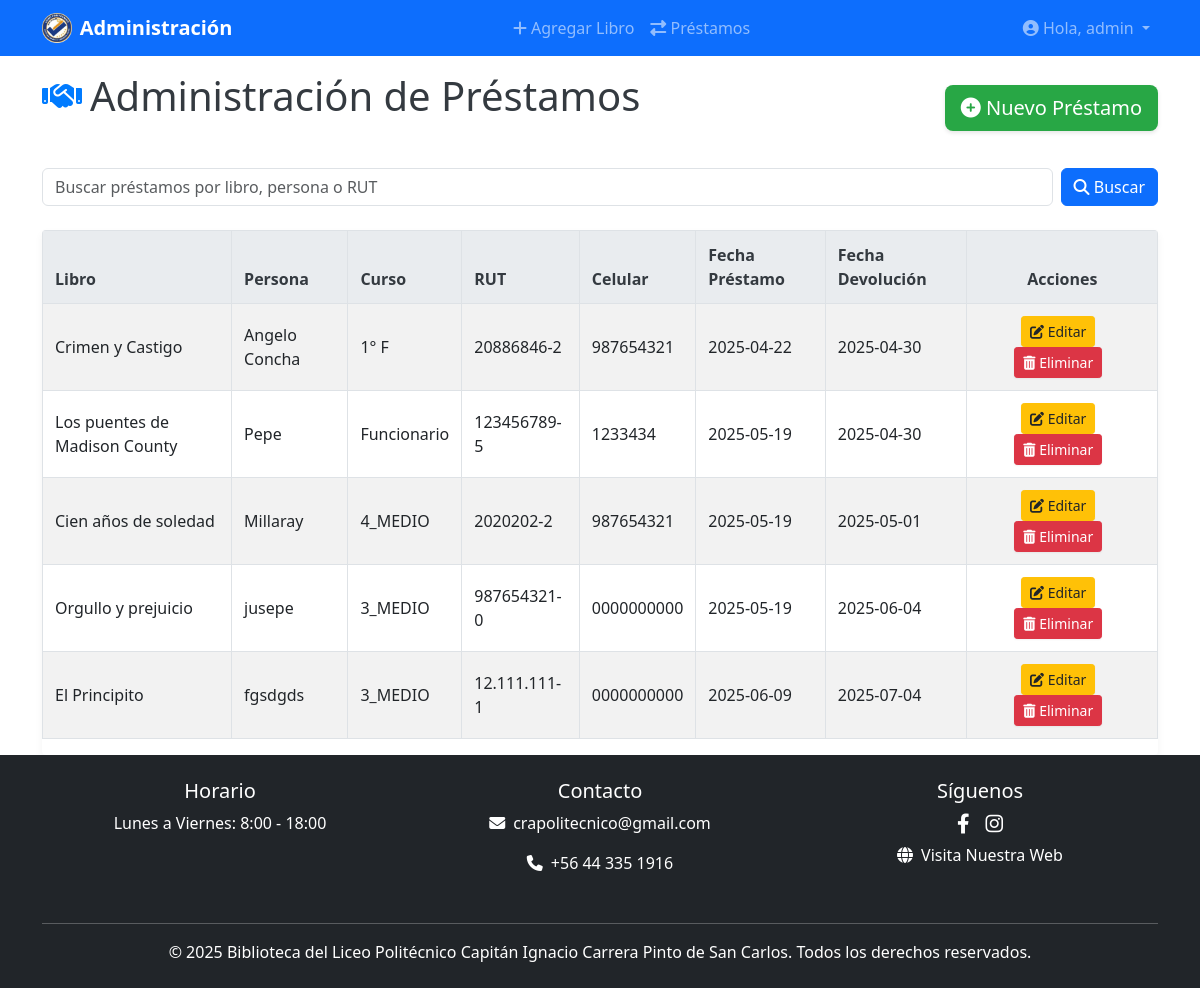
Page /prestamos/ (signed in) on the committed database.
### prestamos/models.py (models this page shows, shortened)
class Prestamo(models.Model):
    CURSO_CHOICES = [
        ('1A', '1° A'),
        ('1B', '1° B'),
        ('1C', '1° C'),
        ('1D', '1° D'),
        ('1E', '1° E'),
        ('1F', '1° F'),
        ('1G', '1° G'),
        ('2A', '2° A'),
        ('2B', '2° B'),
        ('2C', '2° C'),
        ('2D', '2° D'),
        ('2E', '2° E'),
        ('2F', '2° F'),
        ('2G', '2° G'),
        ('3HC', '3° H.C.'),
        ('4HC', '4° H.C.'),
        ('3CM', '3° Construcciones Metálicas'),
        ('4CM', '4° Construcciones Metálicas'),
        ('3MI', '3° Mecánica Industrial'),
        ('4MI', '4° Mecánica Industrial'),
        ('3EL', '3° Electricidad'),
        ('4EL', '4° Electricidad'),
        ('3ELE', '3° Electrónica'),
        ('4ELE', '4° Electrónica'),
        ('3ENF', '3° Enfermería'),
        ('4ENF', '4° Enfermería'),
        ('3GAS', '3° Gastronomía'),
        ('4GAS', '4° Gastronomía'),
        ('3EDI', '3° Edificación'),
        ('4EDI', '4° Edificación'),
        ('TALLER_1', 'Taller Laboral 1'),
        ('TALLER_2', 'Taller Laboral 2'),
        ('FUNCIONARIO', 'Funcionario'),
    ]
    libro = models.ForeignKey(Libro, on_delete=models.CASCADE)
    nombre_persona = models.CharField(max_length=200)
    curso = models.CharField(
        max_length=50,
        choices=CURSO_CHOICES,
        default='OTROS', # Puedes mantener 'OTROS' como valor por defecto o cambiarlo
    )
    rut = models.CharField(max_length=12)
    celular = models.CharField(max_length=15)
    fecha_prestamo = models.DateField(auto_now_add=True)
    fecha_devolucion = models.DateField(null=True, blank=True)

### libros/models.py (models this page shows, shortened)
class Libro(models.Model):
    nombre = models.CharField(max_length=200)
    autor = models.CharField(max_length=200)
    genero = models.CharField(max_length=50)
    stock = models.IntegerField(default=1)
    portada_url = models.URLField(
        max_length=500,  # Un tamaño generoso para la URL
        null=True,
        blank=True,
        verbose_name='URL de la Portada del libro'
    )
    fecha_creacion = models.DateTimeField(auto_now_add=True)
    def __str__(self):
        return self.nombre

### prestamos/views.py (the view)
# urls.py: path('', views.lista_prestamos, name='lista_prestamos'),
@login_required
def lista_prestamos(request):
    query = request.GET.get('q')
    prestamos = Prestamo.objects.all()
    if query:
        prestamos = prestamos.filter(
            Q(libro__nombre__icontains=query) |
            Q(nombre_persona__icontains=query) |
            Q(rut__icontains=query)
        ).distinct()
    form = PrestamoForm()
    context = {
        'prestamos': prestamos,
        'query': query,
        'form': form,
    }
    return render(request, 'prestamos/lista_prestamos.html', context)

### prestamos/forms.py (shortened to what this page needs)
class PrestamoForm(forms.ModelForm):
    class Meta:
        model = Prestamo
        fields = ['libro', 'nombre_persona', 'curso', 'rut', 'celular', 'fecha_devolucion']
        widgets = {
            'fecha_devolucion': forms.DateInput(attrs={'type': 'date', 'placeholder': 'AAAA-MM-DD'}),
            'nombre_persona': forms.TextInput(attrs={'placeholder': 'Ej: Juan Pérez'}),
            'rut': forms.TextInput(attrs={'placeholder': 'Ej: 12345678-9'}),
            'celular': forms.TextInput(attrs={'placeholder': 'Ej: 912345678'}), # O el formato que esperes
        }
    def __init__(self, *args, **kwargs):
        super().__init__(*args, **kwargs)
        self.fields['libro'].queryset = Libro.objects.filter(stock__gt=0)
        self.fields['libro'].label = 'Libro a prestar'
        self.fields['nombre_persona'].label = 'Nombre del solicitante'
        self.fields['curso'].label = 'Curso'
        self.fields['rut'].label = 'RUT'
        self.fields['celular'].label = 'Celular'
        self.fields['fecha_devolucion'].label = 'Fecha de devolución (opcional)'

### prestamos/templates/prestamos/lista_prestamos.html (shortened to what this page needs)
{% extends 'libros/base.html' %}
{% load static %}
{% block head %}
    <link rel="stylesheet" href="{% static 'libros/css/styles.css' %}">
{% endblock %}
{% block content %}
    <nav class="navbar navbar-expand-lg navbar-dark bg-primary fixed-top">
        <div class="container">
            <a class="navbar-brand fw-bold d-flex align-items-center" href="#">
                <img src="{% static 'libros/img/logo.png' %}"
                     alt="Logo Institución"
                     height="30"
                     class="me-2">
                Administración
            </a>
            <div class="collapse navbar-collapse" id="navbarNavAdmin">
                <ul class="navbar-nav mx-auto">
                    <li class="nav-item">
                        <a class="nav-link" href="{% url 'crear_libro' %}">
                            <i class="fas fa-plus"></i> Agregar Libro
                        </a>
                    </li>
                    <li class="nav-item">
                        <a class="nav-link" href="{% url 'prestamos:lista_prestamos' %}">
                            <i class="fas fa-exchange-alt"></i> Préstamos
                        </a>
                    </li>
                </ul>
                <ul class="navbar-nav">
                    <li class="nav-item dropdown">
                        <a class="nav-link dropdown-toggle" href="#" id="navbarDropdownMenuLink" role="button" data-bs-toggle="dropdown" aria-expanded="false">
                            <i class="fas fa-user-circle"></i> Hola, {% if user.is_authenticated %}{{ user.username }}{% else %}Invitado{% endif %}
                        </a>
                    </li>
                </ul>
            </div>
        </div>
    </nav>
    <div class="main-content pt-5">
        <div class="container mt-4">
            <div class="d-flex justify-content-between align-items-center mb-4">
                <h1><i class="fas fa-handshake"></i>Administración de Préstamos</h1>
                <button class="btn btn-success btn-lg btn-crear-prestamo" data-bs-toggle="modal" data-bs-target="#modalNuevoPrestamo">
                    <i class="fas fa-plus-circle"></i> Nuevo Préstamo
                </button>
            </div>
            <form class="search-form" method="get" action="">
                <input type="text"
                       class="form-control search-input"
                       name="q"
                       placeholder="Buscar préstamos por libro, persona o RUT"
                       value="{{ query|default:'' }}">
                <button type="submit" class="btn btn-primary search-button"><i class="fas fa-search"></i> Buscar</button>
            </form>
            <div class="table-responsive-custom">
                <table class="table table-bordered table-striped table-hover">
                    <thead>
                        <tr>
                            <th>Libro</th>
                            <th>Persona</th>
                            <th>Curso</th>
                            <th>RUT</th>
                            <th>Celular</th>
                            <th>Fecha Préstamo</th>
                            <th>Fecha Devolución</th>
                            <th class="text-center actions-column">Acciones</th>
                        </tr>
                    </thead>
                    <tbody id="tabla-prestamos-body">
                        {% for prestamo in prestamos %}
                            <tr id="prestamo-{{ prestamo.id }}">
                                <td>{{ prestamo.libro.nombre }}</td>
                                <td>{{ prestamo.nombre_persona }}</td>
                                <td>{{ prestamo.get_curso_display }}</td>
                                <td>{{ prestamo.rut }}</td>
                                <td>{{ prestamo.celular }}</td>
                                <td>{{ prestamo.fecha_prestamo|date:"Y-m-d" }}</td>
                                <td>{{ prestamo.fecha_devolucion|date:"Y-m-d"|default:"Pendiente" }}</td>
                                <td class="crud-actions text-center">
                                    <button class="btn btn-sm btn-warning btn-editar-prestamo"
                                            data-bs-toggle="modal"
                                            data-bs-target="#modalEditarPrestamo"
                                            data-prestamo-id="{{ prestamo.id }}">
                                        <i class="fas fa-edit"></i> Editar
                                    </button>
                                    <button class="btn btn-sm btn-danger btn-eliminar-prestamo"
                                            data-bs-toggle="modal"
                                            data-bs-target="#modalEliminarPrestamo"
                                            data-prestamo-id="{{ prestamo.id }}">
                                        <i class="fas fa-trash-alt"></i> Eliminar
                                    </button>
                                </td>
                            </tr>
                        {% empty %}
                            <tr><td colspan="8" class="text-center">No hay préstamos registrados.</td></tr>
                        {% endfor %}
                    </tbody>
                </table>
            </div>
        </div>
    </div>
{% endblock %}
{% block footer %}
    {{ block.super }}
{% endblock %}

### libros/static/libros/css/styles.css (style rules this page uses)
.table-responsive-custom { max-height: 400px; overflow-y: auto; }
.table-responsive-custom thead th { position: sticky; top: 0; background-color: white; z-index: 1; }

### prestamos/templates/prestamos/lista_prestamos.html (style rules this page uses)
h1 { color: #343a40; margin-bottom: 1.5rem; display: flex; align-items: center; }
h1 i { margin-right: 0.5rem; font-size: 2rem; color: #007bff; }
.btn-crear-prestamo { background-color: #28a745; color: white; border: none; box-shadow: 0 2px 4px rgba(0, 0, 0, 0.1); font-size: 1.25rem; padding: .5rem 1rem; }
.crud-actions button, .crud-actions a { margin-right: 0.5rem; border-radius: 0.2rem; box-shadow: 0 1px 2px rgba(0, 0, 0, 0.05); }
.btn-warning { background-color: #ffc107; border-color: #ffc107; color: #212529; }
.btn-danger { background-color: #dc3545; border-color: #dc3545; color: white; }
.table-responsive-custom { max-height: 600px; overflow-y: auto; box-shadow: 0 4px 8px rgba(0, 0, 0, 0.05); border-radius: 0.25rem; background-color: white; }
.table-responsive-custom thead th { position: sticky; top: 0; background-color: #e9ecef; z-index: 1; font-weight: bold; color: #343a40; text-align: left; padding: 0.75rem; }
.table-responsive-custom tbody td { vertical-align: middle; padding: 0.75rem; }
.table tbody tr:nth-child(even) { background-color: #f8f9fa; }
.table thead th.actions-column, .table tbody td.crud-actions { min-width: 170px; }
.search-form { margin-bottom: 1.5rem; display: flex; }
.search-input { flex-grow: 1; margin-right: 0.5rem; }
.search-button { flex-shrink: 0; }

### libros/templates/libros/base.html (style rules this page uses)
body { display: flex; flex-direction: column; min-height: 100vh; }

### rows in the picture
Prestamo: libro.nombre "Crimen y Castigo", nombre_persona "Angelo Concha", curso "1° F", rut "20886846-2", celular "987654321", fecha_prestamo "2025-04-22", fecha_devolucion "2025-04-30"
Prestamo: libro.nombre "Los puentes de Madison County", nombre_persona "Pepe", curso "Funcionario", rut "123456789-5", celular "1233434", fecha_prestamo "2025-05-19", fecha_devolucion "2025-04-30"
Prestamo: libro.nombre "Cien años de soledad", nombre_persona "Millaray", curso "4_MEDIO", rut "2020202-2", celular "987654321", fecha_prestamo "2025-05-19", fecha_devolucion "2025-05-01"
Prestamo: libro.nombre "Orgullo y prejuicio", nombre_persona "jusepe", curso "3_MEDIO", rut "987654321-0", celular "0000000000", fecha_prestamo "2025-05-19", fecha_devolucion "2025-06-04"
Prestamo: libro.nombre "El Principito", nombre_persona "fgsdgds", curso "3_MEDIO", rut "12.111.111-1", celular "0000000000", fecha_prestamo "2025-06-09", fecha_devolucion "2025-07-04"

### other values in the picture
{{ user.username }} "admin"
